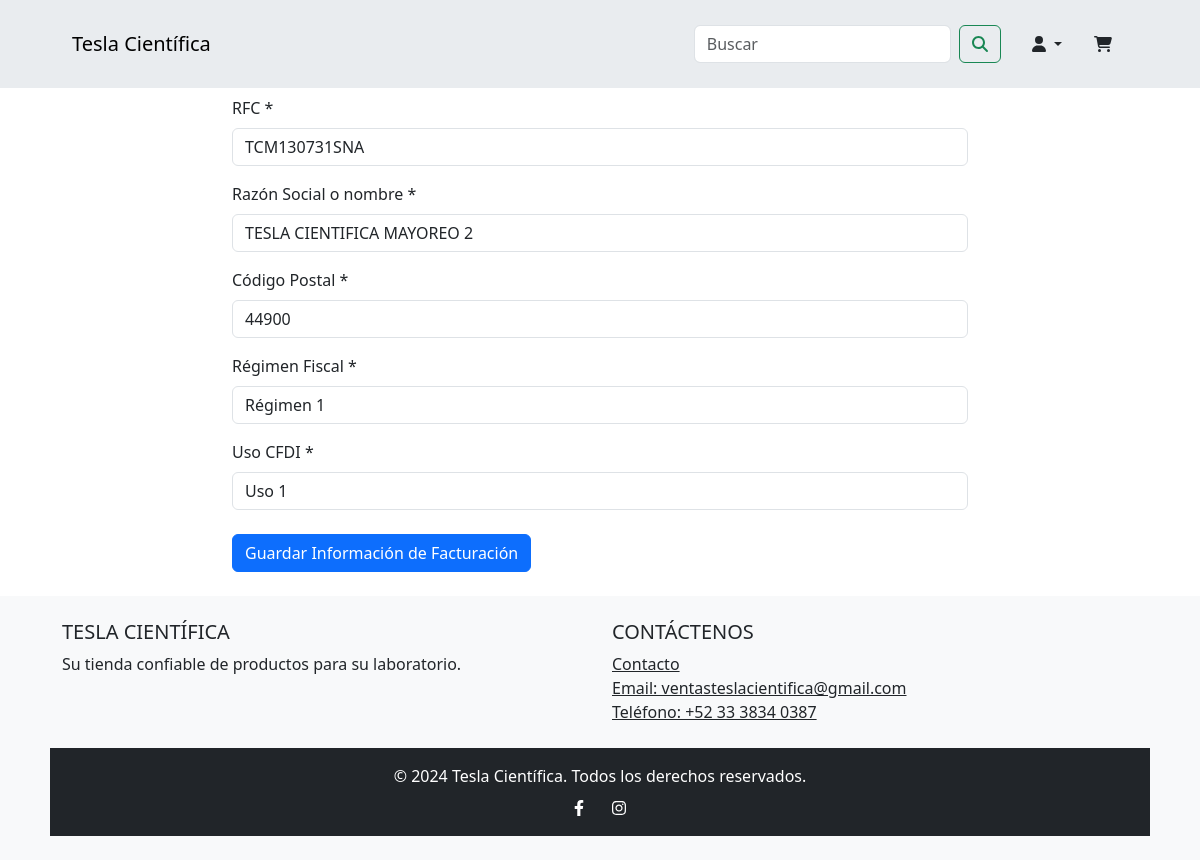
Screenshot of /edit_billing/2?next=/billing-info (signed in) with the database file from the repository.
### app/models.py (models this page shows, shortened)
class Billing(db.Model):
    id = db.Column(db.Integer, primary_key=True)
    client_id = db.Column(db.Integer, db.ForeignKey("client.id"), nullable=False)
    rfc = db.Column(db.String(13), nullable=False)
    razon_social = db.Column(db.String(100), nullable=False)
    regimen_fiscal = db.Column(db.String(100), nullable=False)
    uso_cfdi = db.Column(db.String(100), nullable=False)
    cp = db.Column(db.String(5), nullable=False)
    is_deleted = db.Column(db.Boolean, default=False, server_default="0")

### app/routes.py (the view, shortened to what this page needs)
@main.route("/edit_billing/<int:id>", methods=["GET", "POST"])
def edit_billing(id):
    if not current_user.is_authenticated:
        return redirect(url_for("main.index"))
    address = Billing.query.get_or_404(id)
    if address.client_id != current_user.id:
        return redirect(url_for("main.index"))
    form = BillingForm(obj=address)
    return render_template("edit_billing.html", form=form)

### app/forms.py
class BillingForm(FlaskForm):
    rfc = StringField("RFC *", validators=[DataRequired(), Length(max=13)], default="")
    razon_social = StringField(
        "Razón Social o nombre *", validators=[DataRequired(), Length(max=100)], default=""
    )
    cp = StringField(
        "Código Postal *", validators=[DataRequired(), Length(min=5, max=5)], default="", render_kw={"pattern": "^\\d{5}$", "title": "Verifica el código postal"}
    )
    regimen_fiscal = SelectField(
        "Régimen Fiscal *",
        validators=[DataRequired()],
        choices=[("R1", "Régimen 1"), ("R2", "Régimen 2")],
        default="",
    )
    uso_cfdi = SelectField(
        "Uso CFDI *",
        validators=[DataRequired()],
        choices=[("U1", "Uso 1"), ("U2", "Uso 2")],
        default="",
    )
    submit = SubmitField("Guardar Información de Facturación")

### app/models.py (called while the page is built)
@login_manager.user_loader
def load_user(user_id):
    return Client.query.get(int(user_id))

### app/templates/edit_billing.html (shortened to what this page needs)
{% include "header.html" %} {% block content %}
<main class="mb-4">
  <div class="container">
    <div class="row">
      <div class="col-lg-8 col-md-10 mx-auto">
        <form method="POST">
          <div class="form-group">
            {{ form.rfc.label(class="form-label") }} {{
            form.rfc(class="form-control", id="rfc") }}
          </div>
          <div class="form-group mt-3">
            {{ form.razon_social.label(class="form-label") }} {{
            form.razon_social(class="form-control", id="razon_social") }}
          </div>
          <div class="form-group mt-3">
            {{ form.cp.label(class="form-label") }} {{
            form.cp(class="form-control", id="cp") }}
          </div>
          <div class="form-group mt-3">
            {{ form.regimen_fiscal.label(class="form-label") }} {{
            form.regimen_fiscal(class="form-control", id="regimen_fiscal") }}
          </div>
          <div class="form-group mt-3">
            {{ form.uso_cfdi.label(class="form-label") }} {{
            form.uso_cfdi(class="form-control", id="uso_cfdi") }}
          </div>
          <div class="form-group mt-4">
            {{ form.submit(class="btn btn-primary", type="submit") }}
          </div>
        </form>
      </div>
    </div>
  </div>
</main>
{% endblock %} {% include "footer.html" %}

### app/static/css/styles.css (style rules this page uses)
.btn-primary { background-color: #007bff; border-color: #007bff; color: white; }

### rows the page displays
Billing: rfc "TCM130731SNA", razon_social "TESLA CIENTIFICA MAYOREO 2", cp "44900", regimen_fiscal "Régimen 1", uso_cfdi "Uso 1"
